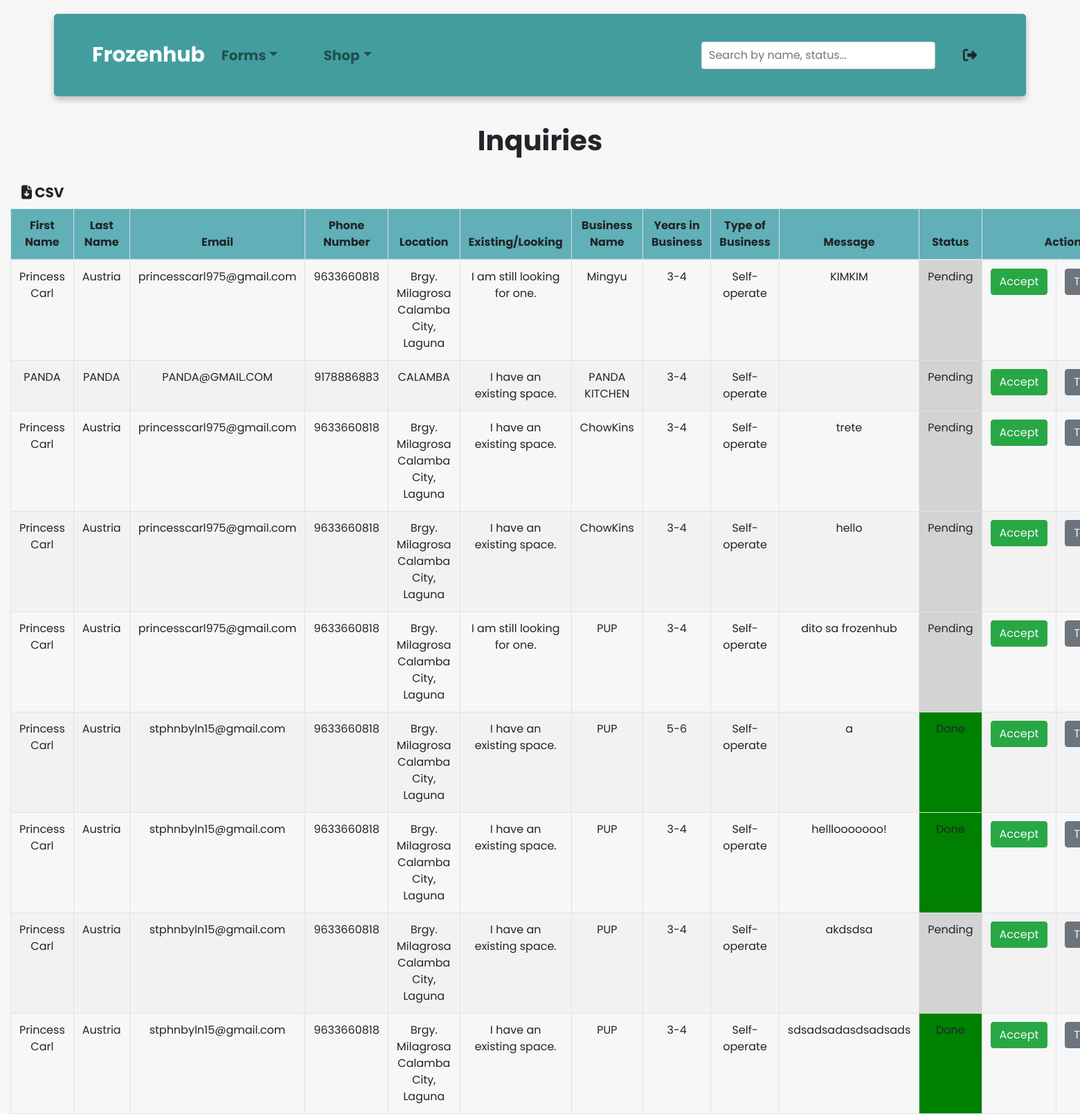
The page /admin/index.php?inquiries (signed in) on the database as committed earlier.
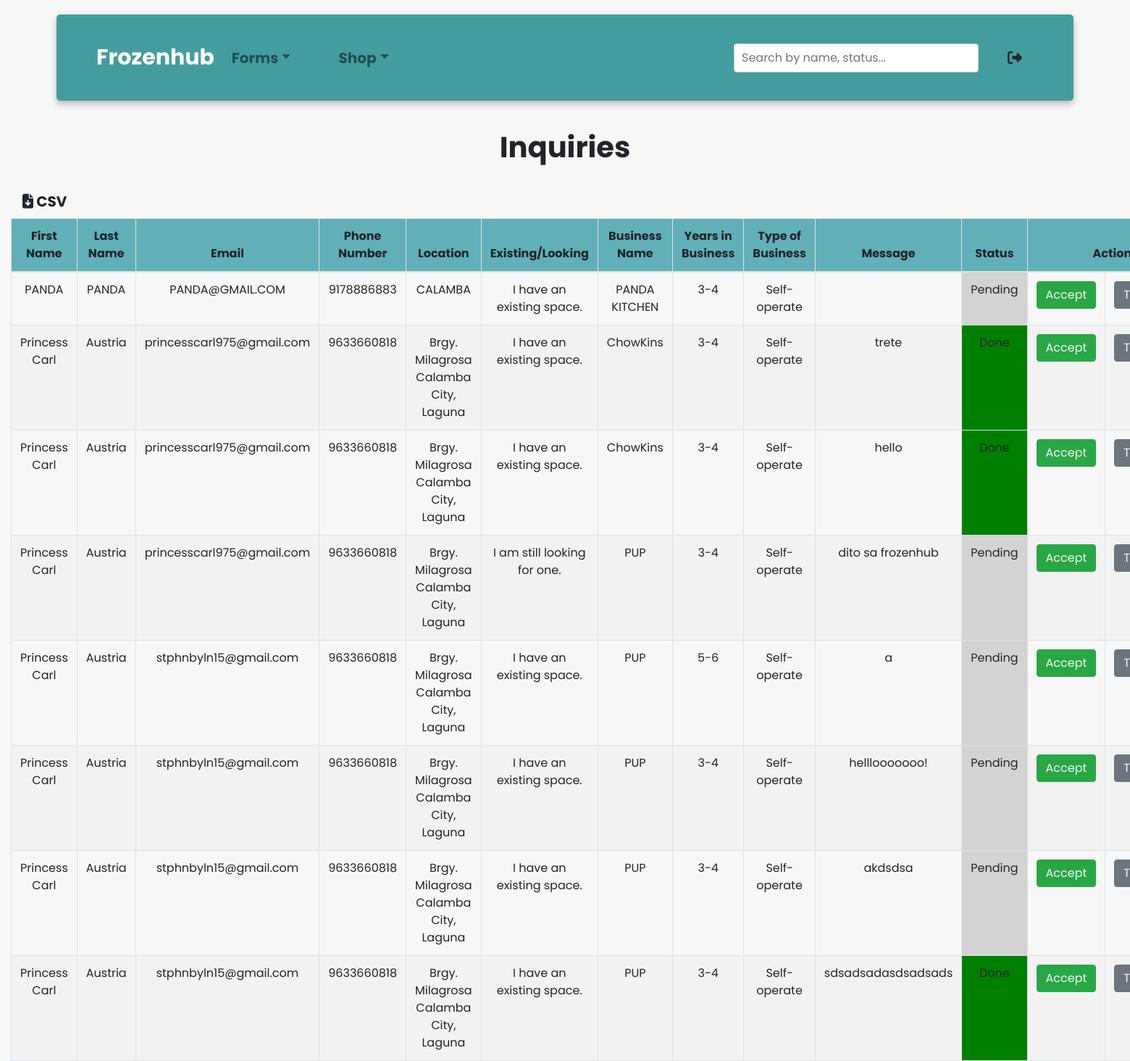
The same page on the database as committed later.
### tables this page shows
CREATE TABLE `application_table` (
  `application_id` int(11) NOT NULL,
  `firstName` varchar(255) DEFAULT NULL,
  `lastName` varchar(255) DEFAULT NULL,
  `email` varchar(255) DEFAULT NULL,
  `contact_number` bigint(255) DEFAULT NULL,
  `temporary_location` varchar(255) NOT NULL,
  `isLookingForSpace` varchar(255) NOT NULL,
  `business_name` varchar(255) NOT NULL,
  `years` varchar(255) NOT NULL,
  `typeOfBusiness` varchar(255) NOT NULL,
  `inputMessage` longtext NOT NULL,
  `status` varchar(250) NOT NULL
);

### admin/inquires.php (the view)
<div class="container-fluid">
  <h1 class="text-center" style="padding: 20px; font-weight:bold">Inquiries</h1>
  <a class="nav-link" href="./csv/download_inquiries.php" style="font-size: 20px; font-weight:bold;">
  <i class="fa-solid fa-file-arrow-down" aria-hidden="true"></i> CSV</a>
        <table id="table" class="table table-bordered text-center" style="width:100%; margin:auto; border-collapse:collapse;">
        <thead style="background-color: #61b0b7;">
        <tr>
            <th>First Name</th>
            <th>Last Name</th>
            <th>Email</th>
            <th>Phone Number</th>
            <th>Location</th>
            <th>Existing/Looking</th>
            <th>Business Name</th>
            <th>Years in Business</th>
            <th>Type of Business</th>
            <th>Message</th>
            <th>Status</th>
		        <th colspan="2">Actions</th>
        </tr>
</thead>
<tbody>
<?php
$sql = "SELECT * FROM application_table ORDER BY `application_table`.`application_id` DESC";
$result = $conn->query($sql);
    while ($row = mysqli_fetch_assoc($result)){
    $application_id = $row["application_id"];
    $status = $row["status"];
    echo '<tr>
		<td data-label="First name">'. $row["firstName"] . '</td>
		<td data-label="Last name">' . $row["lastName"] . '</td>
		<td data-label="Email">' . $row["email"] . '</td>
		<td data-label="Phone Number">' . $row["contact_number"] . '</td>
		<td data-label="Location">' . $row["temporary_location"] . '</td>
		<td data-label="Existing/Looking">' . $row["isLookingForSpace"] . '</td>
		<td data-label="Business Name">' . $row["business_name"] .'</td>
		<td data-label="Year/s in Business">' . $row["years"] . '</td>
		<td data-label="Type of Business">'. $row["typeOfBusiness"] .'</td>
    <td data-label="Message">'. $row["inputMessage"] .'</td>';
    if ($status == "Pending"){
      echo '
      <td style="background:lightgray;" data-label="Status">'.$status.'</td>
      ';
    }
    if ($status == "Done"){
      echo '
      <td style="background:green;" data-label="Status">'.$status.'</td>
      ';
    }
    echo'
		<td data-label="Actions">
    <form method ="post">
    <button class="btn btn-success">
    <a href="./approval/inquiry_done.php?id='.$application_id.'" class="text-light">Accept</a></button>
   </td>
   <td>
    <button class="btn btn-secondary">
    <a href="./approval/inquiry_pending.php?id='.$application_id.'" class="text-light">To Process</a></button>
   </td>
    </form> ';}
?>
      </table>
  </div>

Rows that differ between the two databases and show on the page:
removed application_table: firstName "Princess Carl", lastName "Austria", email "princesscarl975@gmail.com", contact_number "9633660818", temporary_location "Brgy. Milagrosa Calamba City, Laguna", isLookingForSpace "I am still looking for one.", business_name "Mingyu", years "3-4", typeOfBusiness "Self-operate", inputMessage "KIMKIM", status "Pending"
changed application_table "trete": status "Pending" → "Done"
changed application_table "hello": status "Pending" → "Done"
changed application_table (number 5 of 8 on the later page): status "Done" → "Pending"
changed application_table "helllooooooo!": status "Done" → "Pending"
